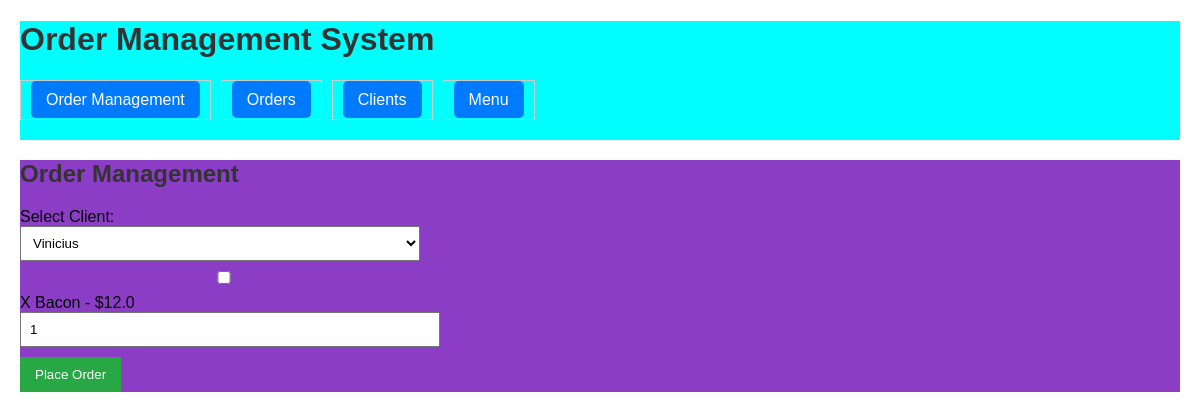
The page /order_management on the database as committed earlier.
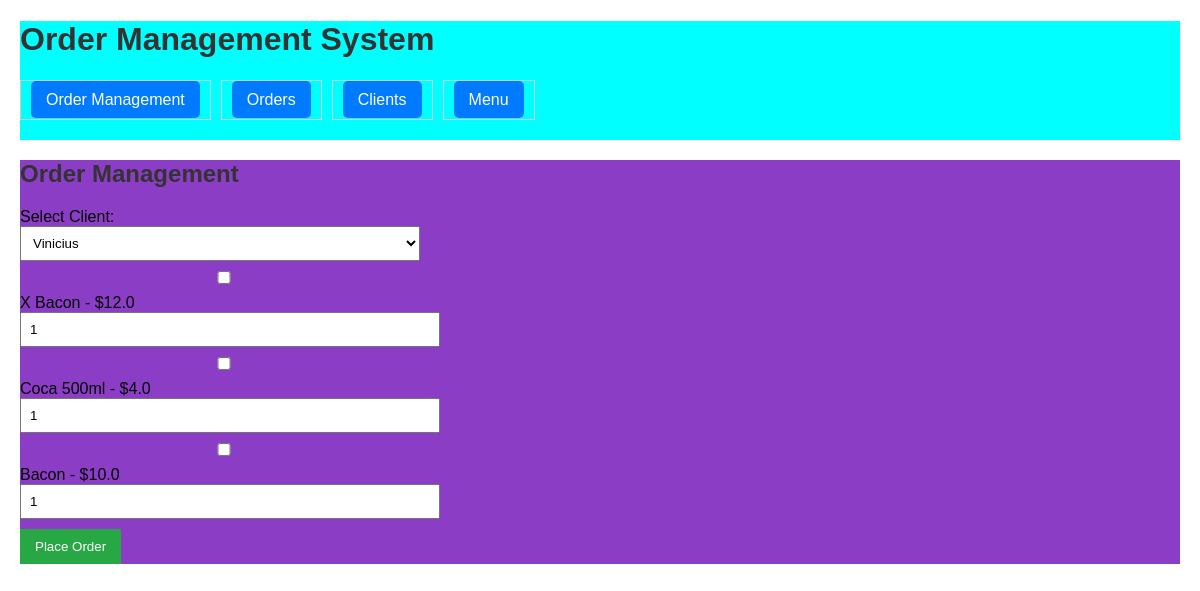
The same page on the database as committed later.
### models.py (models this page shows)
class Menu(db.Model):
    id = db.Column(db.Integer, primary_key=True)
    item_name = db.Column(db.String(100), nullable=False)
    description = db.Column(db.String(200), nullable=False)
    item_value = db.Column(db.Float, nullable=False)
    category = db.Column(db.String(100), nullable=False)
    order_items = db.relationship('OrderItem', backref='menu_item', lazy=True)

### app.py (the view)
@app.route('/order_management')
def order_management():
    clients = Client.query.all()
    menu_items = Menu.query.all()
    return render_template('order_management.html', clients=clients, menu_items=menu_items)

### templates/order_management.html (shortened to what this page needs)
{% extends "base.html" %}
{% block content %}
<div id="container">
    <h2>Order Management</h2>
    <form action="{{ url_for('create_order') }}" method="post">
        <label for="client">Select Client:</label>
        <select name="client_id" required>
            {% for client in clients %}
            <option value="{{ client.id }}">{{ client.client_name }}</option>
            {% endfor %}
        </select>
        {% for item in menu_items %}
        <div>
            <input type="checkbox" name="menu_item_ids" value="{{ item.id }}">
            {{ item.item_name }} - ${{ item.item_value }}
            <input type="number" name="quantities" value="1" min="1">
        </div>
        {% endfor %}
        <button type="submit">Place Order</button>
    </form>
</div>
{% endblock %}

Rows that differ between the two databases and show on the page:
added Menu: item_name "Coca 500ml", item_value "4.0"
added Menu: item_name "Bacon", item_value "10.0"
